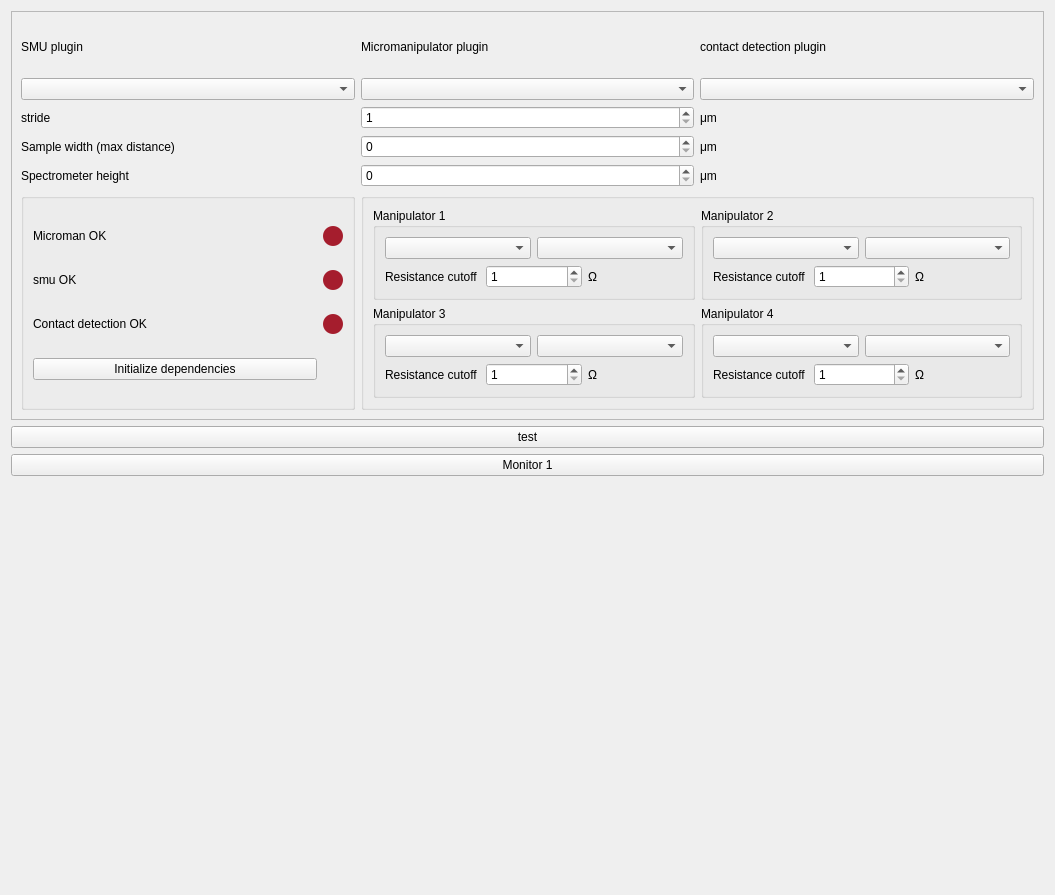
<?xml version="1.0" encoding="UTF-8"?>
<ui version="4.0">
 <class>Form</class>
 <widget class="QWidget" name="Form">
  <property name="geometry">
   <rect>
    <x>0</x>
    <y>0</y>
    <width>1055</width>
    <height>895</height>
   </rect>
  </property>
  <property name="sizePolicy">
   <sizepolicy hsizetype="Expanding" vsizetype="Expanding">
    <horstretch>0</horstretch>
    <verstretch>0</verstretch>
   </sizepolicy>
  </property>
  <property name="windowTitle">
   <string>touchDetect settings</string>
  </property>
  <layout class="QGridLayout" name="gridLayout">
   <item row="3" column="0">
    <spacer name="verticalSpacer">
     <property name="orientation">
      <enum>Qt::Orientation::Vertical</enum>
     </property>
     <property name="sizeHint" stdset="0">
      <size>
       <width>20</width>
       <height>40</height>
      </size>
     </property>
    </spacer>
   </item>
   <item row="1" column="0">
    <widget class="QPushButton" name="pushButton">
     <property name="text">
      <string>test</string>
     </property>
    </widget>
   </item>
   <item row="0" column="0">
    <widget class="QScrollArea" name="scrollArea">
     <property name="widgetResizable">
      <bool>true</bool>
     </property>
     <widget class="QWidget" name="scrollAreaWidgetContents">
      <property name="geometry">
       <rect>
        <x>0</x>
        <y>0</y>
        <width>1035</width>
        <height>404</height>
       </rect>
      </property>
      <layout class="QGridLayout" name="gridLayout_3">
       <item row="2" column="0">
        <widget class="QComboBox" name="smuBox">
         <property name="placeholderText">
          <string>no SMU plugins found</string>
         </property>
        </widget>
       </item>
       <item row="4" column="2">
        <widget class="QLabel" name="label_9">
         <property name="text">
          <string>μm</string>
         </property>
        </widget>
       </item>
       <item row="7" column="0">
        <widget class="QGroupBox" name="groupBox">
         <property name="title">
          <string/>
         </property>
         <layout class="QGridLayout" name="gridLayout_2">
          <item row="3" column="1">
           <widget class="QLabel" name="conIndicator">
            <property name="maximumSize">
             <size>
              <width>20</width>
              <height>20</height>
             </size>
            </property>
            <property name="styleSheet">
             <string notr="true">border-radius: 10px;
background-color:rgb(165, 29, 45);
min-height: 20px;
min-width: 20px;</string>
            </property>
            <property name="text">
             <string/>
            </property>
           </widget>
          </item>
          <item row="1" column="0">
           <widget class="QLabel" name="mmStatus">
            <property name="text">
             <string>smu OK</string>
            </property>
           </widget>
          </item>
          <item row="0" column="1">
           <widget class="QLabel" name="mmIndicator">
            <property name="maximumSize">
             <size>
              <width>20</width>
              <height>20</height>
             </size>
            </property>
            <property name="styleSheet">
             <string notr="true">border-radius: 10px;
background-color:rgb(165, 29, 45);
min-height: 20px;
min-width: 20px;</string>
            </property>
            <property name="text">
             <string/>
            </property>
           </widget>
          </item>
          <item row="0" column="0">
           <widget class="QLabel" name="sampleStatus">
            <property name="text">
             <string>Microman OK</string>
            </property>
           </widget>
          </item>
          <item row="1" column="1">
           <widget class="QLabel" name="smuIndicator">
            <property name="maximumSize">
             <size>
              <width>20</width>
              <height>20</height>
             </size>
            </property>
            <property name="styleSheet">
             <string notr="true">border-radius: 10px;
background-color:rgb(165, 29, 45);
min-height: 20px;
min-width: 20px;</string>
            </property>
            <property name="text">
             <string/>
            </property>
           </widget>
          </item>
          <item row="3" column="0">
           <widget class="QLabel" name="pointsStatus">
            <property name="text">
             <string>Contact detection OK</string>
            </property>
           </widget>
          </item>
          <item row="4" column="0">
           <widget class="QPushButton" name="initButton">
            <property name="text">
             <string>Initialize dependencies</string>
            </property>
           </widget>
          </item>
         </layout>
        </widget>
       </item>
       <item row="0" column="0">
        <widget class="QLabel" name="label">
         <property name="text">
          <string>SMU plugin</string>
         </property>
        </widget>
       </item>
       <item row="0" column="2">
        <widget class="QLabel" name="label_3">
         <property name="text">
          <string>contact detection plugin</string>
         </property>
        </widget>
       </item>
       <item row="3" column="2">
        <widget class="QLabel" name="label_7">
         <property name="text">
          <string>μm</string>
         </property>
        </widget>
       </item>
       <item row="2" column="2">
        <widget class="QComboBox" name="condetBox">
         <property name="placeholderText">
          <string>No condet plugins found</string>
         </property>
        </widget>
       </item>
       <item row="7" column="1" colspan="2">
        <widget class="QGroupBox" name="groupBox_2">
         <property name="title">
          <string/>
         </property>
         <layout class="QGridLayout" name="gridLayout_4">
          <item row="0" column="1">
           <widget class="QGroupBox" name="manipulator1">
            <property name="title">
             <string>Manipulator 1</string>
            </property>
            <layout class="QVBoxLayout" name="verticalLayout">
             <item>
              <layout class="QHBoxLayout" name="horizontalLayout_2">
               <item>
                <widget class="QComboBox" name="mansmu_1"/>
               </item>
               <item>
                <widget class="QComboBox" name="mancon_1"/>
               </item>
              </layout>
             </item>
             <item>
              <layout class="QHBoxLayout" name="horizontalLayout_7">
               <item>
                <widget class="QLabel" name="label_10">
                 <property name="text">
                  <string>Resistance cutoff</string>
                 </property>
                </widget>
               </item>
               <item>
                <widget class="QSpinBox" name="manres_1">
                 <property name="minimum">
                  <number>1</number>
                 </property>
                 <property name="maximum">
                  <number>20</number>
                 </property>
                </widget>
               </item>
               <item>
                <widget class="QLabel" name="label_11">
                 <property name="text">
                  <string>Ω</string>
                 </property>
                </widget>
               </item>
              </layout>
             </item>
            </layout>
           </widget>
          </item>
          <item row="0" column="2">
           <widget class="QGroupBox" name="manipulator2">
            <property name="title">
             <string>Manipulator 2</string>
            </property>
            <layout class="QVBoxLayout" name="verticalLayout_2">
             <item>
              <layout class="QHBoxLayout" name="horizontalLayout_3">
               <item>
                <widget class="QComboBox" name="mansmu_2"/>
               </item>
               <item>
                <widget class="QComboBox" name="mancon_2"/>
               </item>
              </layout>
             </item>
             <item>
              <layout class="QHBoxLayout" name="horizontalLayout_8">
               <item>
                <widget class="QLabel" name="label_12">
                 <property name="text">
                  <string>Resistance cutoff</string>
                 </property>
                </widget>
               </item>
               <item>
                <widget class="QSpinBox" name="manres_2">
                 <property name="minimum">
                  <number>1</number>
                 </property>
                 <property name="maximum">
                  <number>20</number>
                 </property>
                </widget>
               </item>
               <item>
                <widget class="QLabel" name="label_13">
                 <property name="text">
                  <string>Ω</string>
                 </property>
                </widget>
               </item>
              </layout>
             </item>
            </layout>
           </widget>
          </item>
          <item row="1" column="2">
           <widget class="QGroupBox" name="manipulator4">
            <property name="title">
             <string>Manipulator 4</string>
            </property>
            <layout class="QVBoxLayout" name="verticalLayout_4">
             <item>
              <layout class="QHBoxLayout" name="horizontalLayout_5">
               <item>
                <widget class="QComboBox" name="mansmu_4"/>
               </item>
               <item>
                <widget class="QComboBox" name="mancon_4"/>
               </item>
              </layout>
             </item>
             <item>
              <layout class="QHBoxLayout" name="horizontalLayout_10">
               <item>
                <widget class="QLabel" name="label_16">
                 <property name="text">
                  <string>Resistance cutoff</string>
                 </property>
                </widget>
               </item>
               <item>
                <widget class="QSpinBox" name="manres_4">
                 <property name="minimum">
                  <number>1</number>
                 </property>
                 <property name="maximum">
                  <number>20</number>
                 </property>
                </widget>
               </item>
               <item>
                <widget class="QLabel" name="label_17">
                 <property name="text">
                  <string>Ω</string>
                 </property>
                </widget>
               </item>
              </layout>
             </item>
            </layout>
           </widget>
          </item>
          <item row="1" column="1">
           <widget class="QGroupBox" name="manipulator3">
            <property name="title">
             <string>Manipulator 3</string>
            </property>
            <layout class="QVBoxLayout" name="verticalLayout_3">
             <item>
              <layout class="QHBoxLayout" name="horizontalLayout_4">
               <item>
                <widget class="QComboBox" name="mansmu_3"/>
               </item>
               <item>
                <widget class="QComboBox" name="mancon_3"/>
               </item>
              </layout>
             </item>
             <item>
              <layout class="QHBoxLayout" name="horizontalLayout_9">
               <item>
                <widget class="QLabel" name="label_14">
                 <property name="text">
                  <string>Resistance cutoff</string>
                 </property>
                </widget>
               </item>
               <item>
                <widget class="QSpinBox" name="manres_3">
                 <property name="minimum">
                  <number>1</number>
                 </property>
                 <property name="maximum">
                  <number>20</number>
                 </property>
                </widget>
               </item>
               <item>
                <widget class="QLabel" name="label_15">
                 <property name="text">
                  <string>Ω</string>
                 </property>
                </widget>
               </item>
              </layout>
             </item>
            </layout>
           </widget>
          </item>
         </layout>
        </widget>
       </item>
       <item row="0" column="1">
        <widget class="QLabel" name="label_2">
         <property name="text">
          <string>Micromanipulator plugin</string>
         </property>
        </widget>
       </item>
       <item row="3" column="0">
        <widget class="QLabel" name="label_6">
         <property name="text">
          <string>stride</string>
         </property>
        </widget>
       </item>
       <item row="4" column="0">
        <widget class="QLabel" name="label_8">
         <property name="text">
          <string>Sample width (max distance)</string>
         </property>
        </widget>
       </item>
       <item row="2" column="1">
        <widget class="QComboBox" name="micromanipulatorBox">
         <property name="placeholderText">
          <string>no Micromanipulators found</string>
         </property>
        </widget>
       </item>
       <item row="5" column="0">
        <widget class="QLabel" name="label_4">
         <property name="text">
          <string>Spectrometer height</string>
         </property>
        </widget>
       </item>
       <item row="3" column="1">
        <widget class="QSpinBox" name="stride">
         <property name="minimum">
          <number>1</number>
         </property>
         <property name="maximum">
          <number>50</number>
         </property>
        </widget>
       </item>
       <item row="4" column="1">
        <widget class="QSpinBox" name="sample_width">
         <property name="maximum">
          <number>400</number>
         </property>
        </widget>
       </item>
       <item row="5" column="1">
        <widget class="QSpinBox" name="spectro_height">
         <property name="maximum">
          <number>1000</number>
         </property>
         <property name="singleStep">
          <number>100</number>
         </property>
        </widget>
       </item>
       <item row="5" column="2">
        <widget class="QLabel" name="label_5">
         <property name="text">
          <string>μm</string>
         </property>
        </widget>
       </item>
      </layout>
     </widget>
    </widget>
   </item>
   <item row="2" column="0">
    <widget class="QPushButton" name="pushButton_2">
     <property name="text">
      <string>Monitor 1</string>
     </property>
    </widget>
   </item>
  </layout>
 </widget>
 <resources/>
 <connections/>
</ui>
